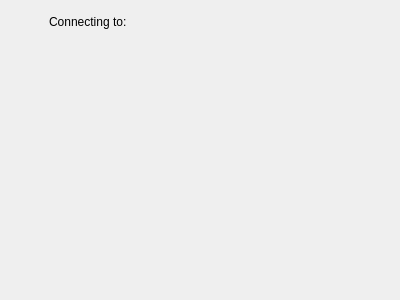
<?xml version="1.0" encoding="UTF-8"?>
<ui version="4.0">
 <class>Connecting</class>
 <widget class="QWidget" name="Connecting">
  <property name="geometry">
   <rect>
    <x>0</x>
    <y>0</y>
    <width>400</width>
    <height>300</height>
   </rect>
  </property>
  <layout class="QVBoxLayout" name="verticalLayout">
   <item>
    <layout class="QHBoxLayout" name="horizontalLayout">
     <item>
      <widget class="QWidget" name="working" native="true">
       <property name="sizePolicy">
        <sizepolicy hsizetype="Fixed" vsizetype="Fixed">
         <horstretch>0</horstretch>
         <verstretch>0</verstretch>
        </sizepolicy>
       </property>
       <property name="minimumSize">
        <size>
         <width>22</width>
         <height>22</height>
        </size>
       </property>
      </widget>
     </item>
     <item>
      <spacer name="horizontalSpacer">
       <property name="orientation">
        <enum>Qt::Horizontal</enum>
       </property>
       <property name="sizeType">
        <enum>QSizePolicy::Fixed</enum>
       </property>
       <property name="sizeHint" stdset="0">
        <size>
         <width>10</width>
         <height>20</height>
        </size>
       </property>
      </spacer>
     </item>
     <item>
      <widget class="QLabel" name="connecting">
       <property name="sizePolicy">
        <sizepolicy hsizetype="Minimum" vsizetype="Preferred">
         <horstretch>0</horstretch>
         <verstretch>0</verstretch>
        </sizepolicy>
       </property>
       <property name="text">
        <string>Connecting to:</string>
       </property>
      </widget>
     </item>
     <item>
      <widget class="QLabel" name="server">
       <property name="sizePolicy">
        <sizepolicy hsizetype="Expanding" vsizetype="Preferred">
         <horstretch>0</horstretch>
         <verstretch>0</verstretch>
        </sizepolicy>
       </property>
       <property name="text">
        <string/>
       </property>
      </widget>
     </item>
    </layout>
   </item>
   <item>
    <spacer name="verticalSpacer">
     <property name="orientation">
      <enum>Qt::Vertical</enum>
     </property>
     <property name="sizeHint" stdset="0">
      <size>
       <width>20</width>
       <height>40</height>
      </size>
     </property>
    </spacer>
   </item>
  </layout>
 </widget>
 <resources/>
 <connections/>
</ui>
